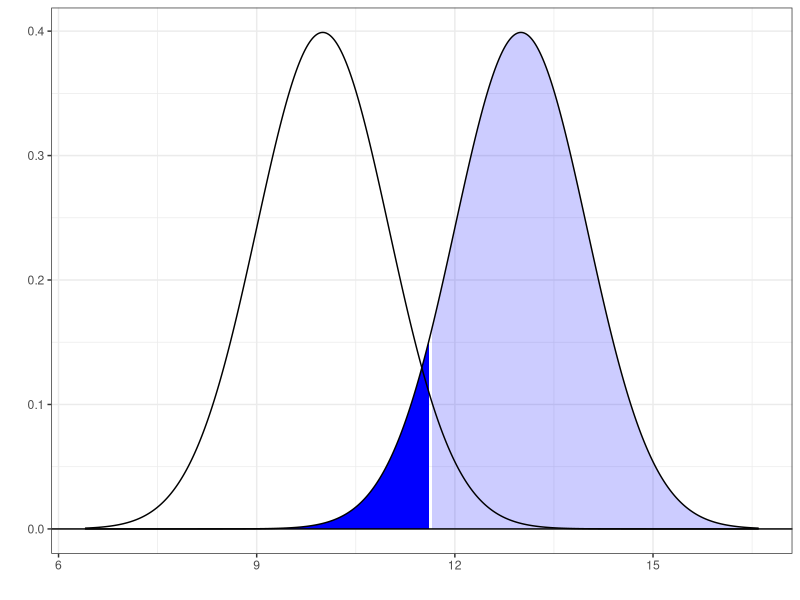

Write R code to recreate this figure.
## ---- chunk 1
library(ggplot2)

powergraph <- function (sd,Ho,Ha,N){
p <- ggplot(data = data.frame(x = c(Ho-3.6*sd, Ha+3.6*sd)), aes(x = x))
dnorm_func <- function(x){
  y <- dnorm(x, Ha, sd)
  y[x < qnorm(0.95, Ho, sd)] <- NA
  return(y)
}
dnorm_func1 <- function(x){
  y <- dnorm(x, Ha, sd)
  y[x >= qnorm(0.95, Ho, sd)] <- NA
  return(y)
}
p + stat_function(fun = dnorm_func, geom = "area", fill = "blue", 
    alpha = 0.2, n = 500) + 
    stat_function(fun = dnorm_func1, geom = "area", fill = "blue") + 
    geom_hline(yintercept = 0) + 
    stat_function(fun = dnorm, args = list(Ho, sd), n = 10000) + 
    stat_function(fun = dnorm, args = list(Ha, sd), n = 10000) + 
    theme_bw() + 
    labs(x = "", y = "")
}

powergraph(1,10,13,1)
